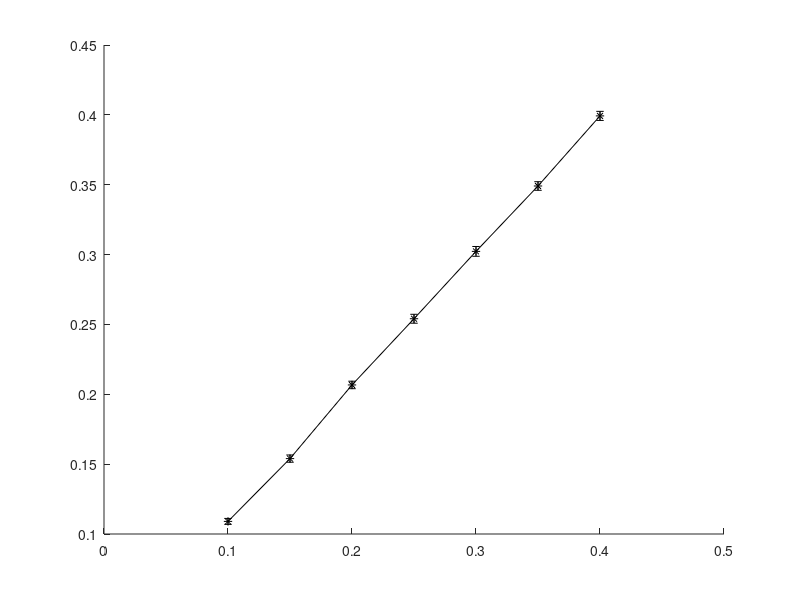

Write MATLAB code to recreate this figure. (Note: this script raises an error after producing the figure.)
load('block_END.mat')
MSE_beta = reshape(mean(error_est,1),[7,5]);
std_error = reshape(std(error_est,0,1),[7,5]);
K_n = 0.1:0.05:0.4;

figure
hold on 
p1 = errorbar(K_n, MSE_beta(:,1), 3*std_error(:,1)/10,'k-*', 'LineWidth', 1.5, 'MarkerSize',9, 'MarkerFaceColor', 'k');
p2 = errorbar(K_n, MSE_beta(:,2), 3*std_error(:,2)/10,'b-s', 'LineWidth', 1.5, 'MarkerSize',9, 'MarkerFaceColor', 'b');
p3 = errorbar(K_n, MSE_beta(:,3), 3*std_error(:,3)/10, 'r-o', 'LineWidth', 1.5, 'MarkerSize',9, 'MarkerFaceColor', 'r');
p4 = errorbar(K_n, MSE_beta(:,4), 3*std_error(:,4)/10, 'm-d', 'LineWidth', 1.5, 'MarkerSize',9, 'MarkerFaceColor', 'm');
p5 = errorbar(K_n, MSE_beta(:,5), 3*std_error(:,5)/10, 'c-+', 'LineWidth', 1.5, 'MarkerSize',11, 'MarkerFaceColor', 'c');
xlabel('k*B/n', 'FontSize', 14)
%ylabel('Relative Estimation Errors', 'FontSize', 14)
%yticks([0 : 0.25 :2])
ylim([0 2.5])
xlim([0.10 max(K_n)])
xticks(K_n)
lh = legend([p1 p2 p3 p4 p5], {'naive', 'EM', 'EMM', 'LL','C'}, 'location', [0.3696 0.6856 0.1696 0.1750]);
lh.NumColumns = 2;
lh.FontSize = 14;
lh.ItemTokenSize = [30 70];  
legend('boxoff')
ax=gca;
ax.FontSize = 14;
grid on
set(gcf, 'Color', 'w');
fig = gcf;
fig.Units               = 'centimeters';
fig.Position(3)         = 8;
fig.Position(4)         = 7;
hold off
